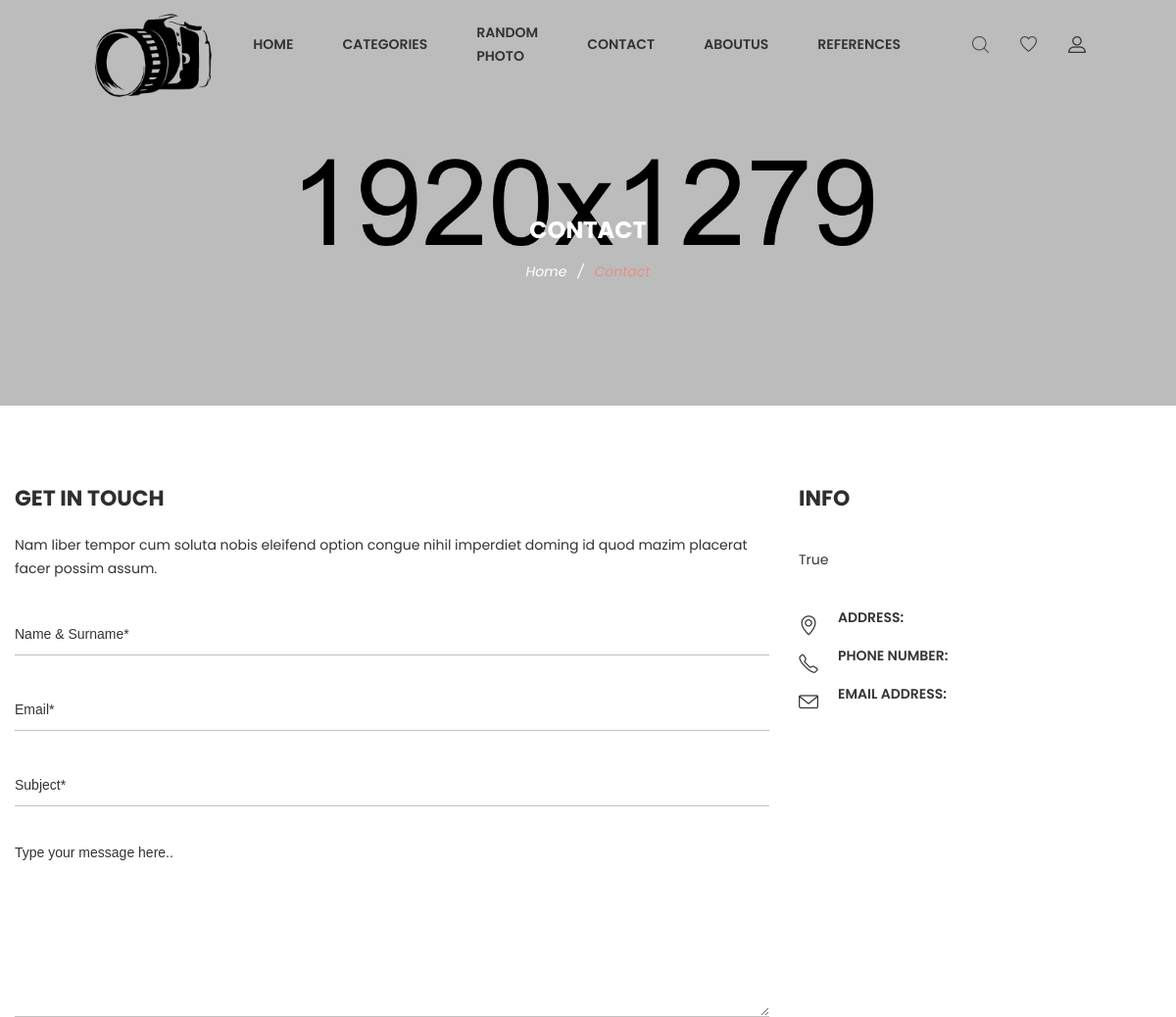
/contact (upper part), run on an earlier commit of the app's database.
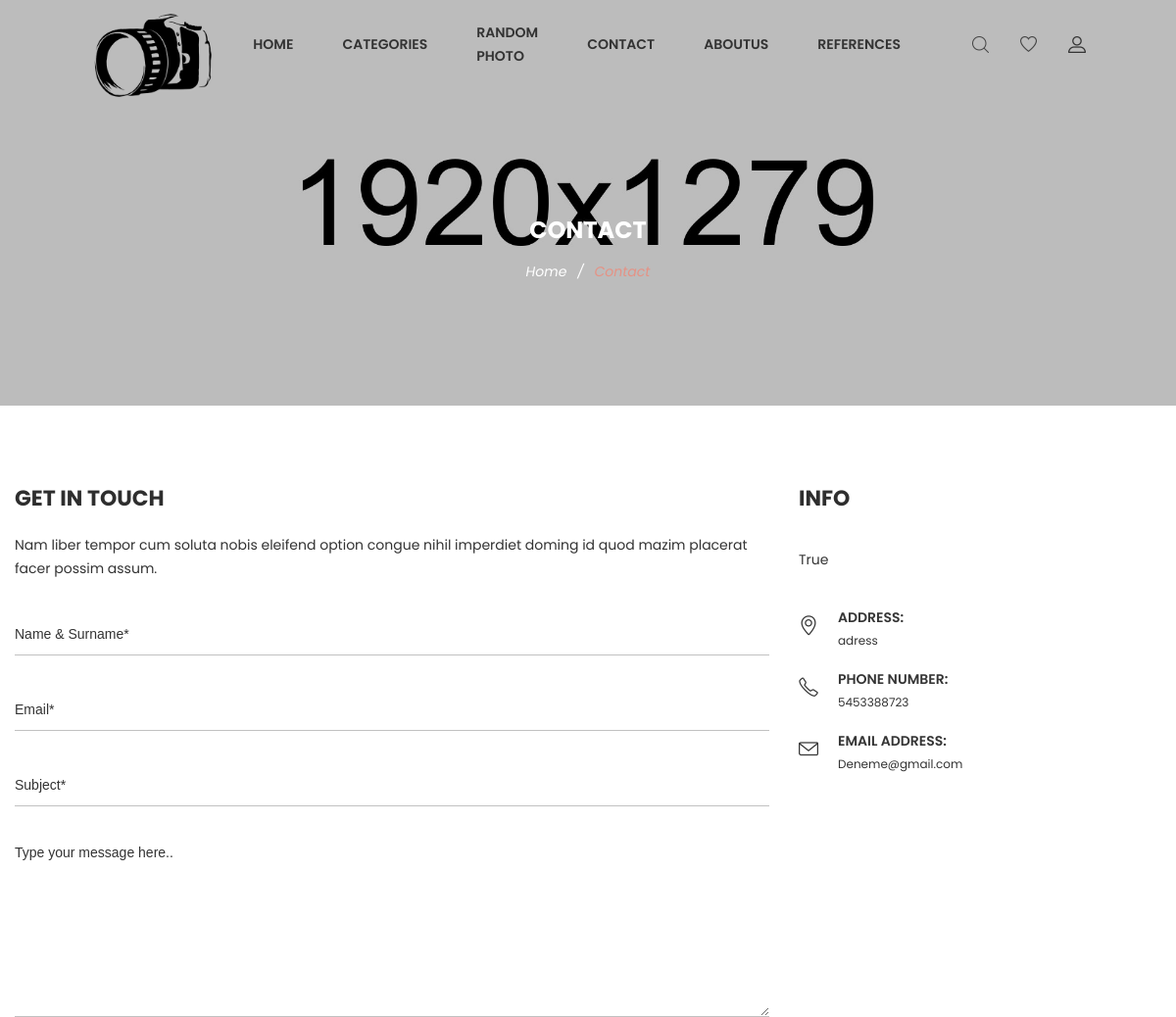
And on a later commit of the database.
### home/models.py (models this page shows, shortened)
class Setting(models.Model):
    STATUS = (
        ('True', 'Evet'),
        ('False', 'Hayır'),
    )
    title = models.CharField(max_length=50)
    keywords = models.CharField(max_length=50)
    description = models.CharField(max_length=255)
    company = models.CharField(max_length=50)
    address = models.CharField(blank=True, max_length=100)
    phone = models.CharField(blank=True, max_length=15)
    fax = models.CharField(blank=True, max_length=15)
    email = models.CharField(blank=True, max_length=50)
    smtpserver = models.CharField(blank=True, max_length=50)
    smtpmail = models.CharField(blank=True, max_length=50)
    smtppassword = models.CharField(blank=True, max_length=100)
    smtpport = models.CharField(blank=True, max_length=10)
    icon = models.ImageField(blank=True, upload_to='assets/images/', max_length=255)
    facebook = models.CharField(blank=True, max_length=50)
    twitter = models.CharField(blank=True, max_length=50)
    linkedin = models.CharField(blank=True, max_length=50)
    aboutus = RichTextUploadingField(blank=True)
    contact = RichTextUploadingField(blank=True)
    references = RichTextUploadingField(blank=True)
    status = models.CharField(max_length=10, choices=STATUS)

### home/views.py (the view, shortened to what this page needs)
# urls.py: path('contact', views.contact, name='contact'),
def contact(request):
    setting = Setting.objects.get(pk=1)
    category = Category.objects.all()
    form = ContactForm()
    context = {'category': category, 'setting': setting, 'form': form}
    return render(request, 'Pages/contactPage.html', context)

### home/models.py
class ContactForm(ModelForm):
    class Meta:
        model = ContactFormMessage
        fields = ['name', 'email', 'subject', 'message']
        widgets = {
            'name': TextInput(attrs={'placeholder': 'Name & Surname'}),
            'subject': TextInput(attrs={'placeholder': 'Subject'}),
            'email': TextInput(attrs={'placeholder': 'Email Address'}),
            'message': Textarea(attrs={'placeholder': 'Your Message', 'rows': '5'}),
        }

### home/templates/Pages/contactPage.html (shortened to what this page needs)
{% extends 'HomeBase.html' %}
{% block body %}
    <div class="ht__bradcaump__area bg-image--5">
        <div class="container">
            <div class="row">
                <div class="col-lg-12">
                    <div class="bradcaump__inner text-center">
                        <h2 class="bradcaump-title">Contact</h2>
                        <nav class="bradcaump-content">
                            <a class="breadcrumb_item" href="/">Home</a>
                            <span class="brd-separetor">/</span>
                            <span class="breadcrumb_item active">Contact</span>
                        </nav>
                    </div>
                </div>
            </div>
        </div>
    </div>
    <section class="wn_contact_area bg--white pt--80 pb--80">
        <div class="container">
            <div class="row">
                <div class="col-lg-8 col-12">
                    <div class="contact-form-wrap">
                        <h2 class="contact__title">Get in touch</h2>
                        <p>Nam liber tempor cum soluta nobis eleifend option congue nihil imperdiet doming id quod mazim
                            placerat facer possim assum. </p>
                        <form id="contact-form" action="" method="post">
                            <div class="single-contact-form space-between">
                                <input type="text" name="name" placeholder="Name & Surname*" maxlength="50">
                            </div>
                            <div class="single-contact-form space-between">
                                <input type="email" name="email" placeholder="Email*" maxlength="50">
                            </div>
                            <div class="single-contact-form">
                                <input type="text" name="subject" placeholder="Subject*" maxlength="100">
                            </div>
                            <div class="single-contact-form message">
                                <textarea name="message" placeholder="Type your message here.." maxlength="255"></textarea>
                            </div>
                        </form>
                    </div>
                </div>
                <div class="col-lg-4 col-12 md-mt-40 sm-mt-40">
                    <div class="wn__address">
                        <h2 class="contact__title">INFO</h2>
                        <p>{{ setting.contact|safe }} </p>
                        <div class="wn__addres__wreapper">
                            <div class="single__address">
                                <i class="icon-location-pin icons"></i>
                                <div class="content">
                                    <span>address:</span>
                                    <p>{{ setting.address }}</p>
                                </div>
                            </div>
                            <div class="single__address">
                                <i class="icon-phone icons"></i>
                                <div class="content">
                                    <span>Phone Number:</span>
                                    <p>{{ setting.phone }}</p>
                                </div>
                            </div>
                            <div class="single__address">
                                <i class="icon-envelope icons"></i>
                                <div class="content">
                                    <span>Email address:</span>
                                    <p>{{ setting.email }}</p>
                                </div>
                            </div>
                        </div>
                    </div>
                </div>
            </div>
        </div>
    </section>
{% endblock %}

What changed in the data, as far as the page shows it:
changed Setting "True": address (not shown) → "adress"; phone (not shown) → "5453388723"; email (not shown) → "Deneme@gmail.com"
